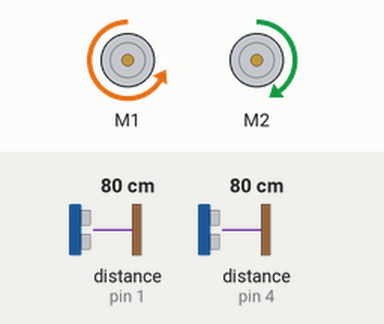
Bench run of a sketch on a simulated Arduino Uno, built with avr-gcc and run on an emulated ATmega328P. Shown: 2 × DC motor (green arrow = forward, orange = backward, longer = faster). The test bench sets the inputs (shaded band); at power-on: distance to the obstacle (sensors on pin 4, pin 1) 80 cm. What the sketch prints to the serial monitor is not drawn.

Above: at 1.2 s.
1.3 s: distance to the obstacle (sensor on pin 4) set to 12 cm
2.8 s: distance to the obstacle (sensor on pin 4) set to 9 cm
At 3.6 s:
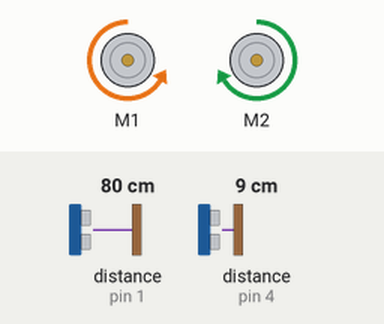
5.8 s: distance to the obstacle (sensor on pin 4) set to 18 cm
8.8 s: distance to the obstacle (sensor on pin 1) set to 2 cm
At 10.0 s:
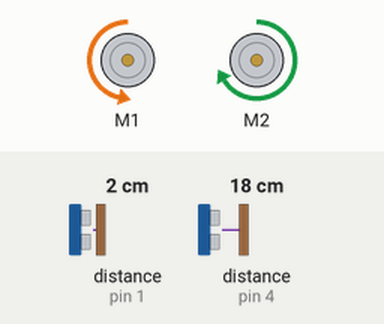
10.3 s: distance to the obstacle (sensor on pin 1) set to 9 cm
At 11.3 s:
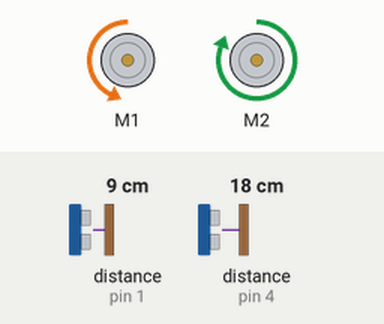
11.8 s: distance to the obstacle (sensor on pin 1) set to 18 cm
At 12.5 s:
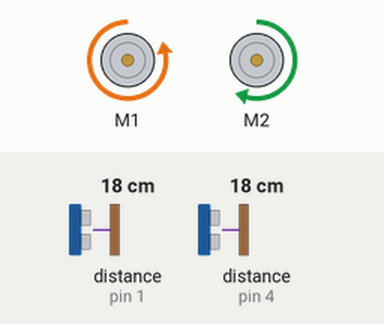
Timing chart, 0 to 14.3 s (numbered marks = the images above; inputs shaded):
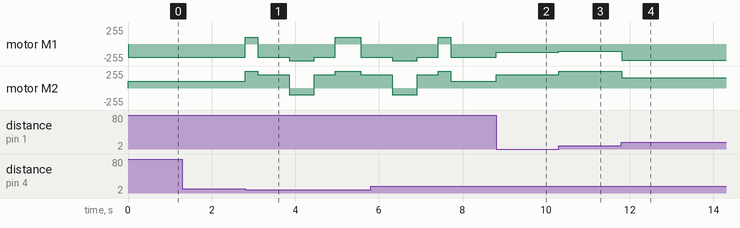

Measured:
- the behaviour switches between 11 and 10 cm on distance to the obstacle (sensor on pin 4) (found by bisection; images 0 and 1)
- after the input at 1.3 s, every drawn part: stays the same
- after the input at 8.8 s, motor M1: backward 200/255 → backward 125/255 at once; motor M2: forward 100/255 → forward 200/255 at once
- after the input at 10.3 s, motor M1: backward 125/255 → backward 110/255 at once; motor M2: forward 200/255 → forward 255/255 at once
- after the input at 11.8 s, motor M1: backward 110/255 → backward 245/255 at once; motor M2: forward 255/255 → forward 155/255 at once

The sketch:

15cm.ino
```cpp
#include "MeMCore.h"
MeDCMotor motor3(M1);
MeDCMotor motor4(M2);
MeUltrasonicSensor right(PORT_1);
MeUltrasonicSensor left(PORT_4);
int i=200;
int R;
int v;
int F;
int g;
void setup() {
  // put your setup code here, to run once:
Serial.begin(9600);

}

void loop() {
  // put your main code here, to run repeatedly:
R=right.distanceCm();
F=left.distanceCm();
v=R-15;
g=v*15;
Serial.print(g);
if(F<=10)
{motor3.run(100);
 motor4.run(250);
 delay(300);
 motor3.run(-200);
 motor4.run(200);
 delay(750);
 motor3.run(-250);
 motor4.run(-100);
 delay(600);
 motor3.run(-200);
 motor4.run(200);
 delay(500);
 motor3.run(100);
 motor4.run(250);
 delay(300);
  }
else if(v>6){
  motor3.run(-200);
  motor4.run(100);
  }
else if(v<-6){
  motor3.run(-125);
  motor4.run(200);
  }
else if(g>=0){
motor3.run(-i-g);
motor4.run(i-g);
  }
else if(g<0){
g=abs(g);
motor3.run(-i+g);
motor4.run(i+g);

  }
}
```
